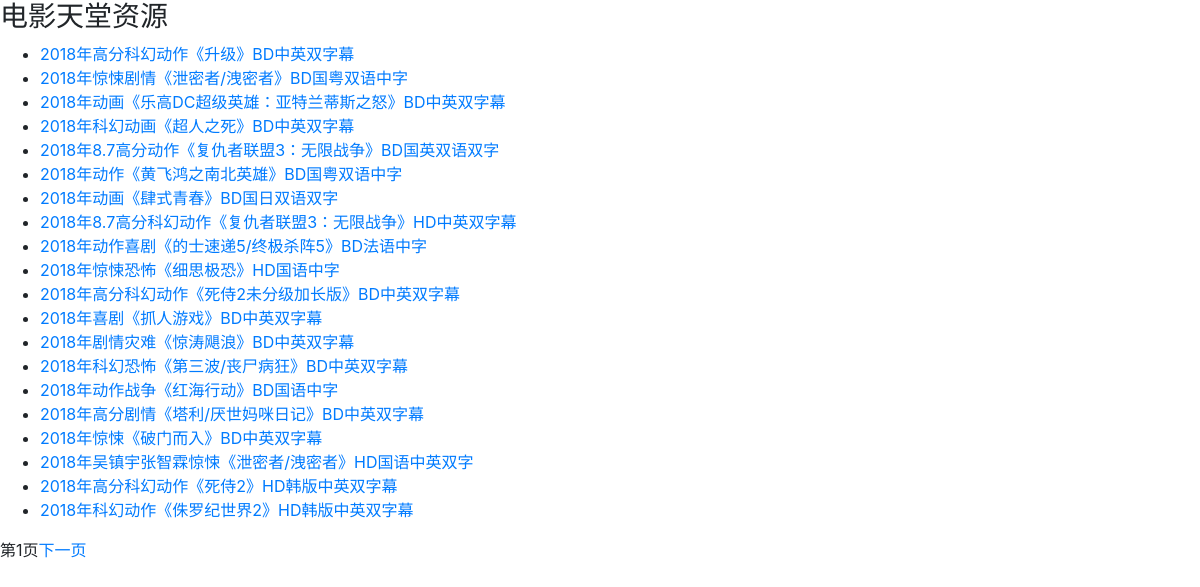
The page / on the database its author committed.
### thunder/models.py (models this page shows)
class DyttItem(models.Model):
    title = models.CharField(max_length=100)
    film_name = models.CharField(max_length=100)
    publish_time = models.CharField(max_length=50)
    full_name = models.CharField(max_length=150)
    trans_name = models.CharField(max_length=100)
    english_name = models.CharField(max_length=30)
    decade = models.CharField(max_length=20)
    country = models.CharField(max_length=50)
    film_type = models.CharField(max_length=50)
    language = models.CharField(max_length=50)
    subtitles = models.CharField(max_length=50)
    IMDB_score = models.CharField(max_length=30)
    douban_score = models.CharField(max_length=30)
    director = models.CharField(max_length=100)
    format = models.CharField(max_length=30)
    resolution = models.CharField(max_length=30)
    size = models.CharField(max_length=20)
    duration = models.CharField(max_length=20)
    actor = models.CharField(max_length=300)
    magnet_link = models.CharField(max_length=100)
    thunder_link = models.CharField(max_length=100)
    image_link = models.CharField(max_length=100)
    introduction = models.CharField(max_length=500)

### thunder/views.py (the view)
# urls.py: path(r'',views.index,name="index"),
def index(request):
    film_all = get_list_or_404(DyttItem)
    p = Paginator(film_all,20)
    page = request.GET.get("page")
    try:
        film_list = p.page(page)
    except PageNotAnInteger:
        film_list = p.page(1)
    except EmptyPage:
        film_list = p.page(p.num_pages)
    return render(request,'thunder/index.html',{"film_list":film_list})

### thunder/templates/thunder/index.html (shortened to what this page needs)
<!DOCTYPE html>
<html lang="en">
    <link rel="stylesheet" href="https://stackpath.bootstrapcdn.com/bootstrap/4.1.1/css/bootstrap.min.css">
<head>
</head>
<body>
    <h3>电影天堂资源</h3>
    <div>
        {% if film_list %}
            <ul>
                {% for film in film_list %}
                <li>
                    <a href="{{ film.id }}" >{{ film.title }}</a>
                </li>
                {% endfor %}
            </ul>
        {% endif %}
    </div>
<div class="pagination">
    <span class="current">
        第{{ film_list.number }}页
    </span>
    {% if film_list.has_next %}
    <a href="?page={{ film_list.next_page_number }}">下一页</a>
    {% endif %}
</body>
</html>

### rows shown on the page
DyttItem: title "2018年高分科幻动作《升级》BD中英双字幕"
DyttItem: title "2018年惊悚剧情《泄密者/洩密者》BD国粤双语中字"
DyttItem: title "2018年动画《乐高DC超级英雄：亚特兰蒂斯之怒》BD中英双字幕"
DyttItem: title "2018年科幻动画《超人之死》BD中英双字幕"
DyttItem: title "2018年8.7高分动作《复仇者联盟3：无限战争》BD国英双语双字"
DyttItem: title "2018年动作《黄飞鸿之南北英雄》BD国粤双语中字"
DyttItem: title "2018年动画《肆式青春》BD国日双语双字"
DyttItem: title "2018年8.7高分科幻动作《复仇者联盟3：无限战争》HD中英双字幕"
DyttItem: title "2018年动作喜剧《的士速递5/终极杀阵5》BD法语中字"
DyttItem: title "2018年惊悚恐怖《细思极恐》HD国语中字"
DyttItem: title "2018年高分科幻动作《死侍2未分级加长版》BD中英双字幕"
DyttItem: title "2018年喜剧《抓人游戏》BD中英双字幕"
DyttItem: title "2018年剧情灾难《惊涛飓浪》BD中英双字幕"
DyttItem: title "2018年科幻恐怖《第三波/丧尸病狂》BD中英双字幕"
DyttItem: title "2018年动作战争《红海行动》BD国语中字"
DyttItem: title "2018年高分剧情《塔利/厌世妈咪日记》BD中英双字幕"
DyttItem: title "2018年惊悚《破门而入》BD中英双字幕"
DyttItem: title "2018年吴镇宇张智霖惊悚《泄密者/洩密者》HD国语中英双字"
DyttItem: title "2018年高分科幻动作《死侍2》HD韩版中英双字幕"
DyttItem: title "2018年科幻动作《侏罗纪世界2》HD韩版中英双字幕"

### other values the page prints
{{ film_list.number }} "1"
